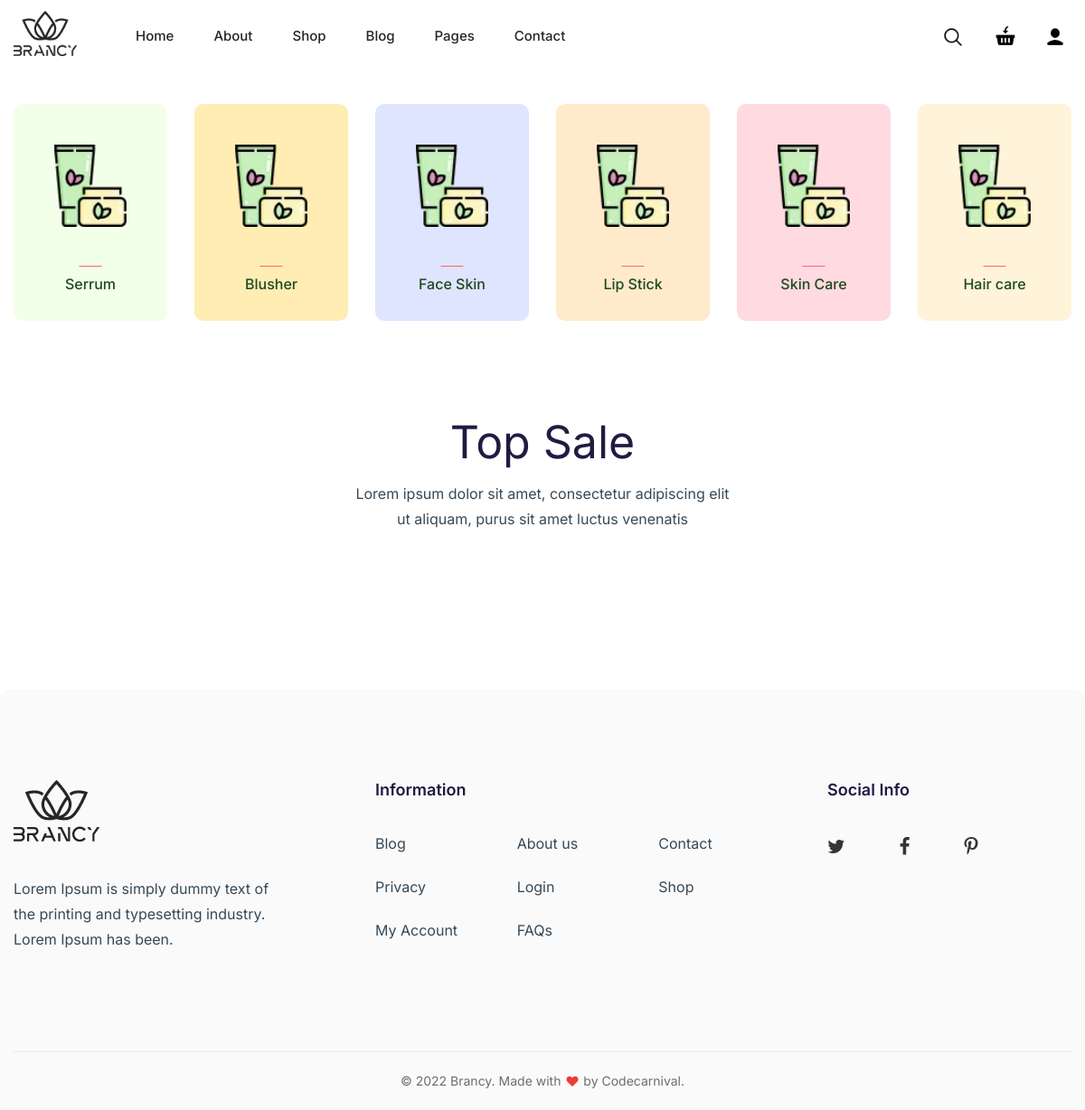
Screenshot of /skin_care.php with the database file from the repository.
### tables this page shows
CREATE TABLE `categories` (
  `id` int(11) NOT NULL,
  `name` varchar(250) NOT NULL,
  `image` varchar(255) DEFAULT NULL,
  `description` text DEFAULT NULL,
  `status` tinyint(4) NOT NULL DEFAULT 1,
  `created_at` datetime NOT NULL DEFAULT current_timestamp()
);

### skin_care.php (the view, shortened to what this page needs)
<?php
include_once('admin/includes/db_config.php');
?>
<!DOCTYPE html>
<html class="no-js" lang="zxx">
<head>
    <link rel="stylesheet" href="./assets/css/vendor/bootstrap.min.css">
    <link rel="stylesheet" href="assets/css/plugins/swiper-bundle.min.css">
    <link rel="stylesheet" href="assets/css/plugins/font-awesome.min.css">
    <link rel="stylesheet" href="assets/css/plugins/fancybox.min.css">
    <link rel="stylesheet" href="assets/css/plugins/nice-select.css">
    <link rel="stylesheet" href="./assets/css/style.min.css">
</head>
<body>
    <div class="wrapper">
        <header class="header-area sticky-header header-transparent">
            <div class="container">
                <div class="row align-items-center">
                    <div class="col-5 col-lg-2 col-xl-1">
                        <div class="header-logo">
                            <a href="index.php">
                                <img class="logo-main" src="assets/images/logo.webp" width="95" height="68"
                                    alt="Logo" />
                            </a>
                        </div>
                    </div>
                    <div class="col-lg-7 col-xl-7 d-none d-lg-block">
                        <div class="header-navigation ps-7">
                            <ul class="main-nav justify-content-start">
                                <li class="has-submenu"><a href="index.php">home</a></li>
                                <li><a href="about_us.php">about</a></li>
                                <li class="has-submenu position-static"><a href="product.php">shop</a></li>
                                <li class="has-submenu"><a href="blog.php">Blog</a></li>
                                <li class="has-submenu"><a href="account-login.php">Pages</a>
                                </li>
                                <li><a href="contact.php">Contact</a></li>
                            </ul>
                        </div>
                    </div>
                    <div class="col-7 col-lg-3 col-xl-4">
                        <div class="header-action justify-content-end">
                            <button class="header-action-btn ms-0" type="button" data-bs-toggle="offcanvas"
                                data-bs-target="#AsideOffcanvasSearch" aria-controls="AsideOffcanvasSearch">
                                <span class="icon">
                                </span>
                            </button>
                            <button class="header-action-btn" type="button" data-bs-toggle="offcanvas"
                                data-bs-target="#AsideOffcanvasCart" aria-controls="AsideOffcanvasCart">
                                <span class="icon">
                                </span>
                            </button>
                            <a class="header-action-btn" href="account-login.php">
                                <span class="icon">
                                </span>
                            </a>
                        </div>
                    </div>
                </div>
            </div>
        </header>
        <main class="main-content">
            <section class="section-space pb-0">
                <div class="container">
                    <div class="row g-3 g-sm-6">
                        <?php
                        $sql = "SELECT * FROM categories WHERE status = 1 ORDER BY id DESC";
                        $result = $db->query($sql);
                        $bg_colors = ['#F2FFE9', '#FFEDB4', '#DFE4FF', '#FFEACC', '#FFDAE0', '#FFF3DA'];
                        $color_index = 0;
                        while ($row = $result->fetch_object()):
                            $current_bg = $bg_colors[$color_index % count($bg_colors)];
                            $color_index++;
                        ?>
                            <div class="col-6 col-lg-4 col-lg-2 col-xl-2">
                                <a href="<?php if( $row->id == 6){
                                    echo "hair_care.php?id=$row->id";
                                } elseif($row->id == 7){
                                    echo "skin_care.php?id=$row->id";
                                } elseif($row->id == 11){
                                    echo "serrum.php?id=$row->id";
                                } elseif($row->id == 8){
                                    echo "lipstick.php?id=$row->id";
                                } elseif($row->id == 10){
                                    echo "blusher.php?id=$row->id";
                                } else{
                                    echo "face_skin.php?id=$row->id";
                                } ?>" class="product-category-item" data-bg-color="<?= $current_bg ?>">
                                    <img class="icon" src="assets/images/shop/category/1.webp" width="80" height="80" alt="<?= htmlspecialchars($row->name) ?>">
                                    <h3 class="title"><?= htmlspecialchars($row->name) ?></h3>
                                </a>
                            </div>
                        <?php endwhile; ?>
                    </div>
                </div>
            </section>
            <section class="section-space">
                <div class="container">
                    <div class="row">
                        <div class="col-12">
                            <div class="section-title text-center">
                                <h2 class="title">Top sale</h2>
                                <p>Lorem ipsum dolor sit amet, consectetur adipiscing elit ut aliquam, purus sit amet
                                    luctus venenatis</p>
                            </div>
                        </div>
                    </div>
        </main>
        <footer class="footer-area">
            <div class="footer-main">
                <div class="container">
                    <div class="row">
                        <div class="col-md-6 col-lg-4">
                            <div class="widget-item">
                                <div class="widget-about">
                                    <a class="widget-logo" href="index.php">
                                        <img src="assets/images/logo.webp" width="95" height="68" alt="Logo">
                                    </a>
                                    <p class="desc">Lorem Ipsum is simply dummy text of the printing and typesetting
                                        industry. Lorem Ipsum has been.</p>
                                </div>
                            </div>
                        </div>
                        <div class="col-md-6 col-lg-5 mt-md-0 mt-9">
                            <div class="widget-item">
                                <h4 class="widget-title">Information</h4>
                                <ul class="widget-nav">
                                    <li><a href="blog.php">Blog</a></li>
                                    <li><a href="about_us.php">About us</a></li>
                                    <li><a href="contact.php">Contact</a></li>
                                    <li><a href="faq.php">Privacy</a></li>
                                    <li><a href="account-login.php">Login</a></li>
                                    <li><a href="product.php">Shop</a></li>
                                    <li><a href="my-account.php">My Account</a></li>
                                    <li><a href="faq.php">FAQs</a></li>
                                </ul>
                            </div>
                        </div>
                        <div class="col-md-6 col-lg-3 mt-lg-0 mt-6">
                            <div class="widget-item">
                                <h4 class="widget-title">Social Info</h4>
                                <div class="widget-social">
                                    <a href="https://twitter.com/" target="_blank" rel="noopener"><i
                                            class="fa fa-twitter"></i></a>
                                    <a href="https://www.facebook.com/" target="_blank" rel="noopener"><i
                                            class="fa fa-facebook"></i></a>
                                    <a href="https://www.pinterest.com/" target="_blank" rel="noopener"><i
                                            class="fa fa-pinterest-p"></i></a>
                                </div>
                            </div>
                        </div>
                    </div>
                </div>
            </div>
            <div class="footer-bottom">
                <div class="container pt-0 pb-0">
                    <div class="footer-bottom-content">
                        <p class="copyright">© 2022 Brancy. Made with <i class="fa fa-heart"></i> by <a target="_blank"
                                href="https://themeforest.net/user/codecarnival">Codecarnival.</a></p>
                    </div>
                </div>
            </div>
        </footer>
    </div>
</body>
</html>

### rows the page displays
categories: name "Serrum"
categories: name "Blusher"
categories: name "Face Skin"
categories: name "Lip Stick"
categories: name "Skin Care"
categories: name "Hair care"
